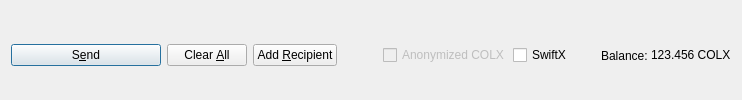
         <widget class="QFrame" name="frame_Send">
          <layout class="QHBoxLayout" name="horizontalLayout">
           <property name="bottomMargin">
            <number>0</number>
           </property>
           <item>
            <widget class="QPushButton" name="sendButton">
             <property name="minimumSize">
              <size>
               <width>150</width>
               <height>0</height>
              </size>
             </property>
             <property name="toolTip">
              <string>Confirm the send action</string>
             </property>
             <property name="text">
              <string>S&amp;end</string>
             </property>
             <property name="icon">
              <iconset resource="../colx.qrc">
               <normaloff>:/icons/send</normaloff>:/icons/send</iconset>
             </property>
             <property name="autoDefault">
              <bool>false</bool>
             </property>
             <property name="default">
              <bool>true</bool>
             </property>
            </widget>
           </item>
           <item>
            <widget class="QPushButton" name="clearButton">
             <property name="sizePolicy">
              <sizepolicy hsizetype="Minimum" vsizetype="Fixed">
               <horstretch>0</horstretch>
               <verstretch>0</verstretch>
              </sizepolicy>
             </property>
             <property name="toolTip">
              <string>Clear all fields of the form.</string>
             </property>
             <property name="text">
              <string>Clear &amp;All</string>
             </property>
             <property name="icon">
              <iconset resource="../colx.qrc">
               <normaloff>:/icons/remove</normaloff>:/icons/remove</iconset>
             </property>
             <property name="autoDefault">
              <bool>false</bool>
             </property>
            </widget>
           </item>
           <item>
            <widget class="QPushButton" name="addButton">
             <property name="toolTip">
              <string>Send to multiple recipients at once</string>
             </property>
             <property name="text">
              <string>Add &amp;Recipient</string>
             </property>
             <property name="icon">
              <iconset resource="../colx.qrc">
               <normaloff>:/icons/add</normaloff>:/icons/add</iconset>
             </property>
             <property name="autoDefault">
              <bool>false</bool>
             </property>
            </widget>
           </item>
           <item>
            <spacer name="horizontalSpacer">
             <property name="orientation">
              <enum>Qt::Horizontal</enum>
             </property>
             <property name="sizeHint" stdset="0">
              <size>
               <width>40</width>
               <height>20</height>
              </size>
             </property>
            </spacer>
           </item>
           <item>
            <layout class="QHBoxLayout" name="horizontalLayout_2">
             <property name="spacing">
              <number>3</number>
             </property>
             <item>
              <widget class="QCheckBox" name="checkzPIV">
               <property name="enabled">
                <bool>false</bool>
               </property>
               <property name="text">
                <string>Anonymized COLX</string>
               </property>
              </widget>
             </item>
             <item>
              <widget class="QCheckBox" name="checkSwiftTX">
               <property name="enabled">
                <bool>true</bool>
               </property>
               <property name="minimumSize">
                <size>
                 <width>85</width>
                 <height>0</height>
                </size>
               </property>
               <property name="text">
                <string>SwiftX</string>
               </property>
              </widget>
             </item>
             <item>
              <widget class="QLabel" name="label">
               <property name="text">
                <string>Balance:</string>
               </property>
              </widget>
             </item>
             <item>
              <widget class="QLabel" name="labelBalance">
               <property name="sizePolicy">
                <sizepolicy hsizetype="Preferred" vsizetype="Fixed">
                 <horstretch>0</horstretch>
                 <verstretch>0</verstretch>
                </sizepolicy>
               </property>
               <property name="cursor">
                <cursorShape>IBeamCursor</cursorShape>
               </property>
               <property name="text">
                <string notr="true">123.456 COLX</string>
               </property>
               <property name="textInteractionFlags">
                <set>Qt::LinksAccessibleByMouse|Qt::TextSelectableByKeyboard|Qt::TextSelectableByMouse</set>
               </property>
              </widget>
             </item>
            </layout>
           </item>
          </layout>
         </widget>
